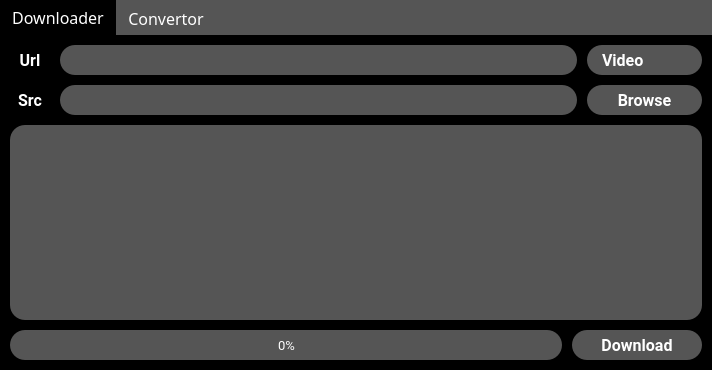
<?xml version="1.0" encoding="UTF-8"?>
<ui version="4.0">
 <class>MainWindow</class>
 <widget class="QMainWindow" name="MainWindow">
  <property name="geometry">
   <rect>
    <x>0</x>
    <y>0</y>
    <width>712</width>
    <height>370</height>
   </rect>
  </property>
  <property name="windowTitle">
   <string>MainWindow</string>
  </property>
  <property name="styleSheet">
   <string notr="true">* {
	color: #FFF;
}



#centralwidget {
	background: #555;
}

QTabWidget::pane {
    border: 0;
    background: white;
}

QTabBar::tab:!selected {
    background: #555;
}
QTabBar::tab:selected {
    background: #000;
}
#tab, #tab_2 {
	background: #000;
}



QPushButton, QLineEdit {
	padding: 0 15px;
	border-radius: 15px;
	background: #555;
}
QComboBox {
	padding: 0 15px;
	border-radius: 15px;
	background: #555;
	text-align: center;
}
QComboBox::drop-down {
    border: 0;
}
QComboBox QAbstractItemView {
	padding: 5px;
	border-radius: 15px;
}

QListView {
	padding: 15px;
	border-radius: 15px;
	background: #555;
}
QScrollBar:vertical {
 	border: none;
	border-radius: 2.5px;
 	background: #555;
 	width: 5px;
 } QScrollBar::handle {
	border-radius: 2.5px;
    background: #fff;
} QScrollBar::add-line:vertical {
    border: none;
    background: none;
} QScrollBar::sub-line:vertical {
    border: none;
    background: none;
}

QProgressBar  {
	border-radius: 15px;
	background-color: #555;
	text-align: center;
}
QProgressBar::chunk {
	border-radius: 15px;
	background-color: #999;
}</string>
  </property>
  <widget class="QWidget" name="centralwidget">
   <property name="styleSheet">
    <string notr="true"/>
   </property>
   <layout class="QHBoxLayout" name="horizontalLayout_2">
    <property name="spacing">
     <number>0</number>
    </property>
    <property name="leftMargin">
     <number>0</number>
    </property>
    <property name="topMargin">
     <number>0</number>
    </property>
    <property name="rightMargin">
     <number>0</number>
    </property>
    <property name="bottomMargin">
     <number>0</number>
    </property>
    <item>
     <widget class="QTabWidget" name="tabWidget">
      <property name="font">
       <font>
        <family>Rubik</family>
        <pointsize>12</pointsize>
       </font>
      </property>
      <property name="currentIndex">
       <number>0</number>
      </property>
      <widget class="QWidget" name="tab">
       <attribute name="title">
        <string>Downloader</string>
       </attribute>
       <layout class="QVBoxLayout" name="verticalLayout_2">
        <property name="spacing">
         <number>10</number>
        </property>
        <property name="leftMargin">
         <number>10</number>
        </property>
        <property name="topMargin">
         <number>10</number>
        </property>
        <property name="rightMargin">
         <number>10</number>
        </property>
        <property name="bottomMargin">
         <number>10</number>
        </property>
        <item>
         <widget class="QWidget" name="widget_2" native="true">
          <layout class="QHBoxLayout" name="horizontalLayout_3">
           <property name="spacing">
            <number>10</number>
           </property>
           <property name="leftMargin">
            <number>0</number>
           </property>
           <property name="topMargin">
            <number>0</number>
           </property>
           <property name="rightMargin">
            <number>0</number>
           </property>
           <property name="bottomMargin">
            <number>0</number>
           </property>
           <item>
            <widget class="QLabel" name="label">
             <property name="minimumSize">
              <size>
               <width>40</width>
               <height>30</height>
              </size>
             </property>
             <property name="font">
              <font>
               <family>Roboto</family>
               <pointsize>12</pointsize>
               <weight>75</weight>
               <italic>false</italic>
               <bold>true</bold>
              </font>
             </property>
             <property name="text">
              <string>Url</string>
             </property>
             <property name="alignment">
              <set>Qt::AlignCenter</set>
             </property>
            </widget>
           </item>
           <item>
            <widget class="QLineEdit" name="lineUrl">
             <property name="minimumSize">
              <size>
               <width>150</width>
               <height>30</height>
              </size>
             </property>
             <property name="font">
              <font>
               <family>Roboto</family>
               <pointsize>10</pointsize>
              </font>
             </property>
            </widget>
           </item>
           <item>
            <widget class="QComboBox" name="AWChange">
             <property name="minimumSize">
              <size>
               <width>115</width>
               <height>30</height>
              </size>
             </property>
             <property name="font">
              <font>
               <family>Roboto</family>
               <pointsize>12</pointsize>
               <weight>75</weight>
               <bold>true</bold>
               <kerning>true</kerning>
              </font>
             </property>
             <property name="cursor">
              <cursorShape>PointingHandCursor</cursorShape>
             </property>
             <property name="frame">
              <bool>true</bool>
             </property>
             <item>
              <property name="text">
               <string>Video</string>
              </property>
             </item>
             <item>
              <property name="text">
               <string>Audio</string>
              </property>
             </item>
            </widget>
           </item>
          </layout>
         </widget>
        </item>
        <item>
         <widget class="QWidget" name="widget_3" native="true">
          <layout class="QHBoxLayout" name="horizontalLayout_4">
           <property name="spacing">
            <number>10</number>
           </property>
           <property name="leftMargin">
            <number>0</number>
           </property>
           <property name="topMargin">
            <number>0</number>
           </property>
           <property name="rightMargin">
            <number>0</number>
           </property>
           <property name="bottomMargin">
            <number>0</number>
           </property>
           <item>
            <widget class="QLabel" name="label_2">
             <property name="minimumSize">
              <size>
               <width>40</width>
               <height>30</height>
              </size>
             </property>
             <property name="font">
              <font>
               <family>Roboto</family>
               <pointsize>12</pointsize>
               <weight>75</weight>
               <italic>false</italic>
               <bold>true</bold>
              </font>
             </property>
             <property name="text">
              <string>Src</string>
             </property>
             <property name="alignment">
              <set>Qt::AlignCenter</set>
             </property>
            </widget>
           </item>
           <item>
            <widget class="QLineEdit" name="lineSrc">
             <property name="minimumSize">
              <size>
               <width>100</width>
               <height>30</height>
              </size>
             </property>
             <property name="font">
              <font>
               <family>Roboto</family>
               <pointsize>10</pointsize>
              </font>
             </property>
            </widget>
           </item>
           <item>
            <widget class="QPushButton" name="browse">
             <property name="minimumSize">
              <size>
               <width>115</width>
               <height>30</height>
              </size>
             </property>
             <property name="font">
              <font>
               <family>Roboto</family>
               <pointsize>12</pointsize>
               <weight>75</weight>
               <bold>true</bold>
              </font>
             </property>
             <property name="cursor">
              <cursorShape>PointingHandCursor</cursorShape>
             </property>
             <property name="text">
              <string>Browse</string>
             </property>
            </widget>
           </item>
          </layout>
         </widget>
        </item>
        <item>
         <widget class="QListView" name="listView">
          <property name="font">
           <font>
            <family>Roboto</family>
            <pointsize>10</pointsize>
           </font>
          </property>
          <property name="cursor" stdset="0">
           <cursorShape>ArrowCursor</cursorShape>
          </property>
          <property name="autoScroll">
           <bool>true</bool>
          </property>
          <property name="autoScrollMargin">
           <number>16</number>
          </property>
          <property name="editTriggers">
           <set>QAbstractItemView::NoEditTriggers</set>
          </property>
          <property name="showDropIndicator" stdset="0">
           <bool>false</bool>
          </property>
          <property name="selectionMode">
           <enum>QAbstractItemView::NoSelection</enum>
          </property>
          <property name="movement">
           <enum>QListView::Free</enum>
          </property>
          <property name="isWrapping" stdset="0">
           <bool>false</bool>
          </property>
          <property name="wordWrap">
           <bool>true</bool>
          </property>
         </widget>
        </item>
        <item>
         <widget class="QWidget" name="widget_4" native="true">
          <layout class="QHBoxLayout" name="horizontalLayout_5">
           <property name="spacing">
            <number>10</number>
           </property>
           <property name="leftMargin">
            <number>0</number>
           </property>
           <property name="topMargin">
            <number>0</number>
           </property>
           <property name="rightMargin">
            <number>0</number>
           </property>
           <property name="bottomMargin">
            <number>0</number>
           </property>
           <item>
            <widget class="QProgressBar" name="progressBar">
             <property name="enabled">
              <bool>true</bool>
             </property>
             <property name="minimumSize">
              <size>
               <width>200</width>
               <height>30</height>
              </size>
             </property>
             <property name="font">
              <font>
               <family>Roboto</family>
               <pointsize>10</pointsize>
              </font>
             </property>
             <property name="maximum">
              <number>100</number>
             </property>
             <property name="value">
              <number>0</number>
             </property>
             <property name="textVisible">
              <bool>true</bool>
             </property>
            </widget>
           </item>
           <item>
            <widget class="QPushButton" name="download">
             <property name="minimumSize">
              <size>
               <width>130</width>
               <height>30</height>
              </size>
             </property>
             <property name="maximumSize">
              <size>
               <width>16777215</width>
               <height>16777215</height>
              </size>
             </property>
             <property name="font">
              <font>
               <family>Roboto</family>
               <pointsize>12</pointsize>
               <weight>75</weight>
               <bold>true</bold>
              </font>
             </property>
             <property name="cursor">
              <cursorShape>PointingHandCursor</cursorShape>
             </property>
             <property name="text">
              <string>Download</string>
             </property>
            </widget>
           </item>
          </layout>
         </widget>
        </item>
       </layout>
      </widget>
      <widget class="QWidget" name="tab_2">
       <attribute name="title">
        <string>Convertor</string>
       </attribute>
       <layout class="QVBoxLayout" name="verticalLayout">
        <property name="spacing">
         <number>10</number>
        </property>
        <property name="leftMargin">
         <number>10</number>
        </property>
        <property name="topMargin">
         <number>10</number>
        </property>
        <property name="rightMargin">
         <number>10</number>
        </property>
        <property name="bottomMargin">
         <number>10</number>
        </property>
        <item>
         <widget class="QWidget" name="widget_6" native="true">
          <layout class="QHBoxLayout" name="horizontalLayout_6">
           <property name="spacing">
            <number>10</number>
           </property>
           <property name="leftMargin">
            <number>0</number>
           </property>
           <property name="topMargin">
            <number>0</number>
           </property>
           <property name="rightMargin">
            <number>0</number>
           </property>
           <property name="bottomMargin">
            <number>0</number>
           </property>
           <item>
            <widget class="QLabel" name="label_3">
             <property name="minimumSize">
              <size>
               <width>120</width>
               <height>30</height>
              </size>
             </property>
             <property name="maximumSize">
              <size>
               <width>120</width>
               <height>16777215</height>
              </size>
             </property>
             <property name="font">
              <font>
               <family>Rubik</family>
               <pointsize>16</pointsize>
               <weight>75</weight>
               <italic>false</italic>
               <bold>true</bold>
              </font>
             </property>
             <property name="text">
              <string>Input File</string>
             </property>
             <property name="alignment">
              <set>Qt::AlignLeading|Qt::AlignLeft|Qt::AlignVCenter</set>
             </property>
            </widget>
           </item>
           <item>
            <widget class="QLineEdit" name="inSrc">
             <property name="minimumSize">
              <size>
               <width>100</width>
               <height>30</height>
              </size>
             </property>
             <property name="font">
              <font>
               <family>Roboto</family>
               <pointsize>10</pointsize>
              </font>
             </property>
            </widget>
           </item>
           <item>
            <widget class="QPushButton" name="inBrowse">
             <property name="minimumSize">
              <size>
               <width>115</width>
               <height>30</height>
              </size>
             </property>
             <property name="font">
              <font>
               <family>Rubik</family>
               <pointsize>12</pointsize>
               <weight>75</weight>
               <bold>true</bold>
              </font>
             </property>
             <property name="cursor">
              <cursorShape>PointingHandCursor</cursorShape>
             </property>
             <property name="text">
              <string>Browse</string>
             </property>
            </widget>
           </item>
          </layout>
         </widget>
        </item>
        <item>
         <widget class="QWidget" name="widget_5" native="true">
          <layout class="QHBoxLayout" name="horizontalLayout_8">
           <property name="spacing">
            <number>10</number>
           </property>
           <property name="leftMargin">
            <number>0</number>
           </property>
           <property name="topMargin">
            <number>0</number>
           </property>
           <property name="rightMargin">
            <number>0</number>
           </property>
           <property name="bottomMargin">
            <number>0</number>
           </property>
           <item>
            <widget class="QLabel" name="label_5">
             <property name="minimumSize">
              <size>
               <width>120</width>
               <height>30</height>
              </size>
             </property>
             <property name="maximumSize">
              <size>
               <width>120</width>
               <height>16777215</height>
              </size>
             </property>
             <property name="font">
              <font>
               <family>Rubik</family>
               <pointsize>16</pointsize>
               <weight>75</weight>
               <bold>true</bold>
              </font>
             </property>
             <property name="text">
              <string>Convert to</string>
             </property>
            </widget>
           </item>
           <item>
            <widget class="QComboBox" name="chengeOutExt">
             <property name="minimumSize">
              <size>
               <width>0</width>
               <height>30</height>
              </size>
             </property>
             <property name="font">
              <font>
               <pointsize>12</pointsize>
               <weight>50</weight>
               <bold>false</bold>
              </font>
             </property>
             <item>
              <property name="text">
               <string>Select extention</string>
              </property>
             </item>
            </widget>
           </item>
          </layout>
         </widget>
        </item>
        <item>
         <widget class="QListView" name="convertListView"/>
        </item>
        <item>
         <widget class="QWidget" name="widget_7" native="true">
          <layout class="QHBoxLayout" name="horizontalLayout_7">
           <property name="spacing">
            <number>10</number>
           </property>
           <property name="leftMargin">
            <number>0</number>
           </property>
           <property name="topMargin">
            <number>0</number>
           </property>
           <property name="rightMargin">
            <number>0</number>
           </property>
           <property name="bottomMargin">
            <number>0</number>
           </property>
           <item>
            <widget class="QProgressBar" name="convertorProgress">
             <property name="minimumSize">
              <size>
               <width>0</width>
               <height>30</height>
              </size>
             </property>
             <property name="font">
              <font>
               <pointsize>10</pointsize>
              </font>
             </property>
             <property name="value">
              <number>0</number>
             </property>
            </widget>
           </item>
           <item>
            <widget class="QPushButton" name="convert">
             <property name="minimumSize">
              <size>
               <width>115</width>
               <height>30</height>
              </size>
             </property>
             <property name="font">
              <font>
               <family>Rubik</family>
               <pointsize>12</pointsize>
               <weight>75</weight>
               <bold>true</bold>
              </font>
             </property>
             <property name="text">
              <string>Convert</string>
             </property>
            </widget>
           </item>
          </layout>
         </widget>
        </item>
       </layout>
      </widget>
     </widget>
    </item>
   </layout>
  </widget>
  <widget class="QMenuBar" name="menubar">
   <property name="geometry">
    <rect>
     <x>0</x>
     <y>0</y>
     <width>712</width>
     <height>26</height>
    </rect>
   </property>
  </widget>
 </widget>
 <resources/>
 <connections/>
</ui>
